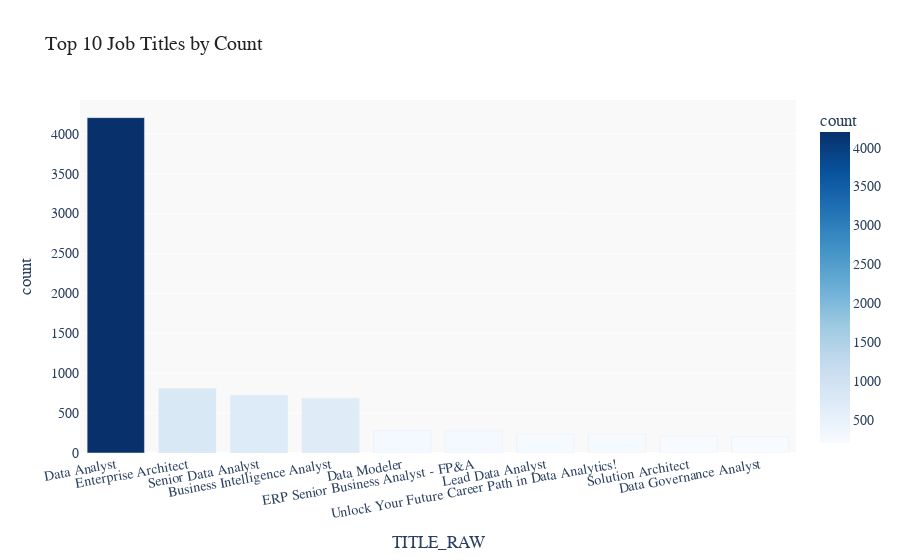

The code cell stored with this chart in its notebook:
### Markdown cell above
# Top 10 Job Titles by Count
- Identify the most frequently posted job titles.
- **Aggregate Data**
  - Count the occurrences of each **job title (`TITLE_NAME`)**.
  - Select the **top 10 most frequent titles**.
- **Visualize results**
  - Create a **bar chart** where:
    - **X-axis** = `TITLE_NAME`
    - **Y-axis** = `Job Count`
  - Apply custom colors and font styles.
- **Explanation:** Write two sentences about what the graph reveals.

### Code cell
# Your code for 4th question here
df_top = df.groupBy("TITLE_RAW").count().orderBy("count", ascending=False).limit(10)
pdf_top = df_top.toPandas()

import plotly.express as px

fig = px.bar(
    pdf_top,
    x="TITLE_RAW",
    y="count",
    title="Top 10 Job Titles by Count",
    color="count",
    color_continuous_scale="Blues"
)

fig.update_layout(
    font_family="Arial",
    font_size=14,
    title_font=dict(size=20, family="Georgia", color="#222222"),
    plot_bgcolor="#f9f9f9",
    paper_bgcolor="#ffffff",
    xaxis_tickangle=-10
)

fig.show()

### Figure 1 — Plotly figure (JSON) as saved in the notebook; plotly's stock layout.template omitted (floating-point values rounded to 4 significant figures)
{"data": [{"hovertemplate": "TITLE_RAW=%{x}<br>count=%{marker.color}<extra></extra>", "legendgroup": "", "marker": {"color": [4201, 808, 724, 686, 281, 279, 238, 238, 210, 204], "coloraxis": "coloraxis", "pattern": {"shape": ""}}, "name": "", "orientation": "v", "showlegend": false, "textposition": "auto", "type": "bar", "x": ["Data Analyst", "Enterprise Architect", "Senior Data Analyst", "Business Intelligence Analyst", "Data Modeler", "ERP Senior Business Analyst - FP&A", "Lead Data Analyst", "Unlock Your Future Career Path in Data Analytics!", "Solution Architect", "Data Governance Analyst"], "xaxis": "x", "y": [4201, 808, 724, 686, 281, 279, 238, 238, 210, 204], "yaxis": "y"}], "layout": {"barmode": "relative", "coloraxis": {"colorbar": {"title": {"text": "count"}}, "colorscale": [[0, "rgb(247,251,255)"], [0.125, "rgb(222,235,247)"], [0.25, "rgb(198,219,239)"], [0.375, "rgb(158,202,225)"], [0.5, "rgb(107,174,214)"], [0.625, "rgb(66,146,198)"], [0.75, "rgb(33,113,181)"], [0.875, "rgb(8,81,156)"], [1, "rgb(8,48,107)"]]}, "font": {"family": "Arial", "size": 14}, "legend": {"tracegroupgap": 0}, "paper_bgcolor": "#ffffff", "plot_bgcolor": "#f9f9f9", "title": {"font": {"color": "#222222", "family": "Georgia", "size": 20}, "text": "Top 10 Job Titles by Count"}, "xaxis": {"anchor": "y", "domain": [0, 1], "tickangle": -10, "title": {"text": "TITLE_RAW"}}, "yaxis": {"anchor": "x", "domain": [0, 1], "title": {"text": "count"}}}}
